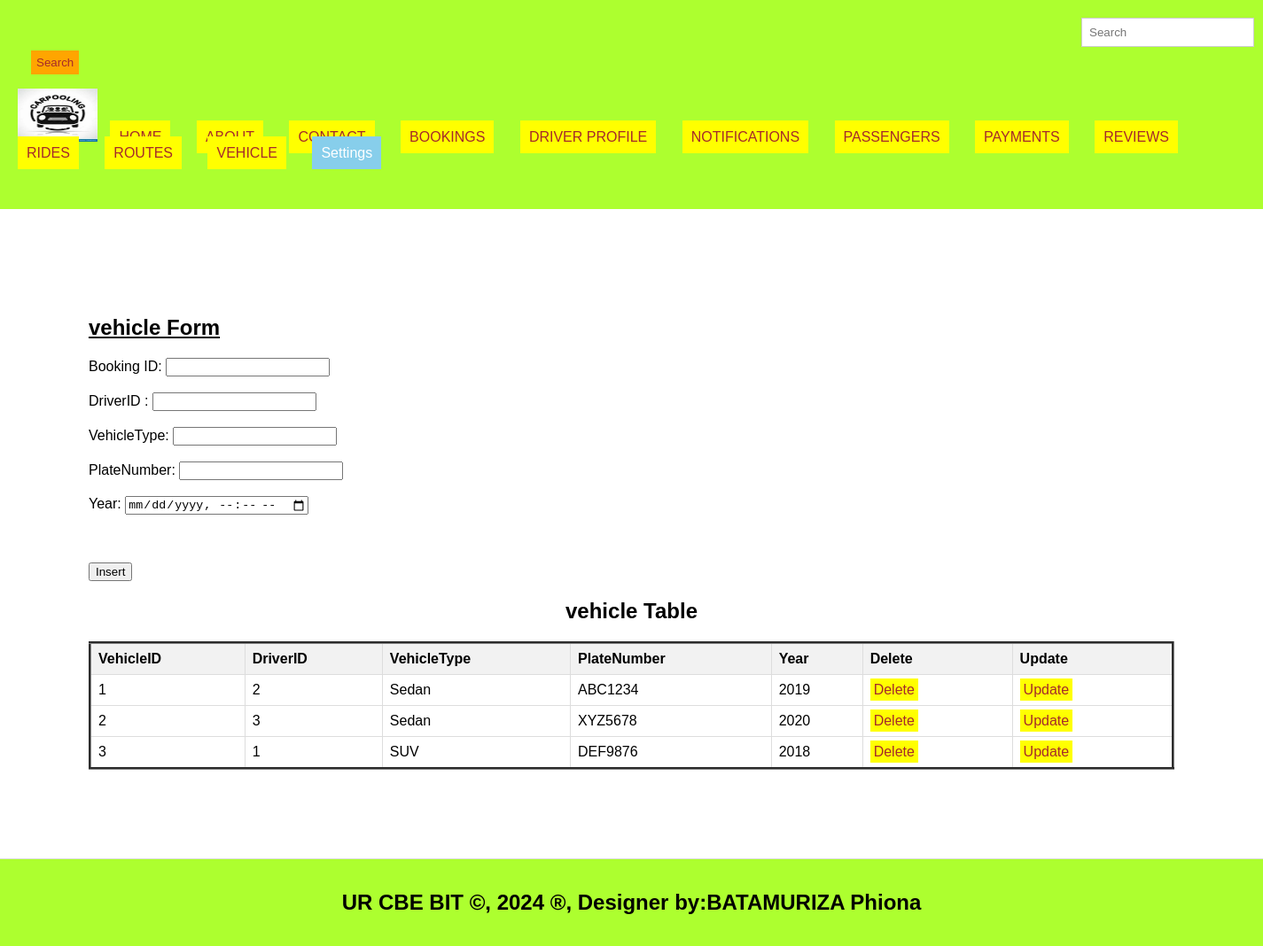
Screenshot of /vehicle.php with the database file from the repository.
### tables this page shows
CREATE TABLE `vehicle` (
  `VehicleID` int(11) NOT NULL,
  `DriverID` int(11) DEFAULT NULL,
  `VehicleType` varchar(50) DEFAULT NULL,
  `PlateNumber` varchar(20) DEFAULT NULL,
  `Year` int(11) DEFAULT NULL
);

### vehicle.php (the view, shortened to what this page needs)
<!DOCTYPE html>
<html lang="en">
<head>
  <link rel="stylesheet" type="text/css" href="mystyle.css" title="style 1" media="screen, tv, projection, handheld, print"/>
  </head>
  <header>
<body bgcolor="white">
  <form class="d-flex" role="search" action="search.php">
      <input class="form-control me-2" type="search" placeholder="Search" aria-label="Search" name="query">
      <button class="btn btn-outline-success" type="submit">Search</button>
    </form>
  <ul style="list-style-type: none; padding: 0;">
    <li style="display: inline; margin-right: 10px;">
    <img src="./image/logo.jpeg" width="90" height="60" alt="Logo">
  </li>
    <li style="display: inline; margin-right: 10px;"><a href="./home.html">HOME</a>
  </li>
    <li style="display: inline; margin-right: 10px;"><a href="./about.html">ABOUT</a>
  </li>
    <li style="display: inline; margin-right: 10px;"><a href="./contact.html">CONTACT</a>
  </li>
    <li style="display: inline; margin-right: 10px;"><a href="./bookings.php">BOOKINGS</a>
  </li>
    <li style="display: inline; margin-right: 10px;"><a href="./driverprofile.php">DRIVER PROFILE</a>
  </li>
    <li style="display: inline; margin-right: 10px;"><a href="./notifications.php">NOTIFICATIONS</a>
  </li>
    <li style="display: inline; margin-right: 10px;"><a href="./passengers.php">PASSENGERS</a>
  </li>
    <li style="display: inline; margin-right: 10px;"><a href="./payments.php">PAYMENTS</a>
  </li>  <li style="display: inline; margin-right: 10px;"><a href="./reviews.php">REVIEWS</a>
  </li>
    <li style="display: inline; margin-right: 10px;"><a href="./rides.php">RIDES</a>
  </li>
    <li style="display: inline; margin-right: 10px;"><a href="./routes.php">ROUTES</a>
  </li>
<li style="display: inline; margin-right: 10px;"><a href="./vehicle.php">VEHICLE</a>
  </li>
    <li class="dropdown" style="display: inline; margin-right: 10px;">
      <a href="#" style="padding: 10px; color: white; background-color: skyblue; text-decoration: none; margin-right: 15px;">Settings</a>
    </li><br><br>
  </ul>
</header>
<section>
    <h1><u>vehicle Form</u></h1>
<form method="post" onsubmit="return confirmInsert();">
    <label for="VehicleID">Booking ID:</label>
    <input type="number" id="book_id" name="book_id" required><br><br>
    <label for="DriverID ">DriverID :</label>
    <input type="number" id="ride_id" name="ride_id" required><br><br>
    <label for="VehicleType">VehicleType:</label>
    <input type="number" id="passenger_id" name="passenger_id" required><br><br>
    <label for="PlateNumber">PlateNumber:</label>
    <input type="text" id="booking_time" name="booking_time" required><br><br>
    <label for="Year">Year:</label>
    <input type="datetime-local" id="bookingtime" name="bookingtime" required><br><br>
    </select><br><br>
    <input type="submit" name="add" value="Insert">
</form>
<!DOCTYPE html>
<html>
<head>
</head>
<body>
    <center><h2>vehicle Table</h2></center>
    <table border="3">
        <tr>
            <th> VehicleID</th>
            <th>DriverID</th>
            <th>VehicleType</th>
            <th>PlateNumber</th>
            <th>Year</th>
            <th>Delete</th>
            <th>Update</th>
        </tr>
<?php
include('db_connection.php');
$sql = "SELECT * FROM vehicle";
$result = $connection->query($sql);
if ($result->num_rows > 0) {
    while ($row = $result->fetch_assoc()) {
        $VehicleID = $row['VehicleID'];
        echo "<tr>
            <td>" . $row['VehicleID'] . "</td>
            <td>" . $row['DriverID'] . "</td>
            <td>" . $row['VehicleType'] . "</td>
            <td>" . $row['PlateNumber'] . "</td>
            <td>" . $row['Year'] . "</td>
            <td><a style='padding:4px' href='delete_vehicle.php?VehicleID=$VehicleID'>Delete</a></td>
            <td><a style='padding:4px' href='update_vehicle.php?VehicleID=$VehicleID'>Update</a></td>
        </tr>";
    }
} else {
    echo "<tr><td colspan='7'>No data found</td></tr>";
}
?>
      </table>
</body>
</section>
<footer>
  <center>
   <b><h2>UR CBE BIT &copy, 2024 &reg, Designer by:BATAMURIZA Phiona</h2></b>
  </center>
</footer>
</body>
</html>

### mystyle.css (style rules this page uses)
body { font-family: Arial, sans-serif; margin: 0; padding: 0; }
.form-control { padding: 8px; margin-left: 4px; border: 1px solid #ccc; }
.btn { padding: 6px; background-color: orange; color: brown; border: none; }
.dropdown { position: relative; display: inline; margin-right: 10px; }
body { font-family: Arial,sans-serif; margin:0; padding:0; }
header { background-color:greenyellow; padding: 20px; }
.dropdown { position: right; display:right; direction:rtl; }
section { padding:100px; border-bottom: 1px solid #ddd; }
footer { text-align: center; padding: 15px; background-color:greenyellow; }

### vehicle.php (style rules this page uses)
a { padding: 10px; color: white; background-color: yellow; text-decoration: none; margin-right: 15px; }
a:link { color: brown; }
button.btn { margin-left: 15px; margin-top: 4px; }
input.form-control { margin-left: 1200px; padding: 8px; }
table { width: 100%; border-collapse: collapse; }
th, td { border: 1px solid #ddd; padding: 8px; text-align: left; }
th { background-color: #f2f2f2; }

### rows the page displays
vehicle: VehicleID "1", DriverID "2", VehicleType "Sedan", PlateNumber "ABC1234", Year "2019"
vehicle: VehicleID "2", DriverID "3", VehicleType "Sedan", PlateNumber "XYZ5678", Year "2020"
vehicle: VehicleID "3", DriverID "1", VehicleType "SUV", PlateNumber "DEF9876", Year "2018"
